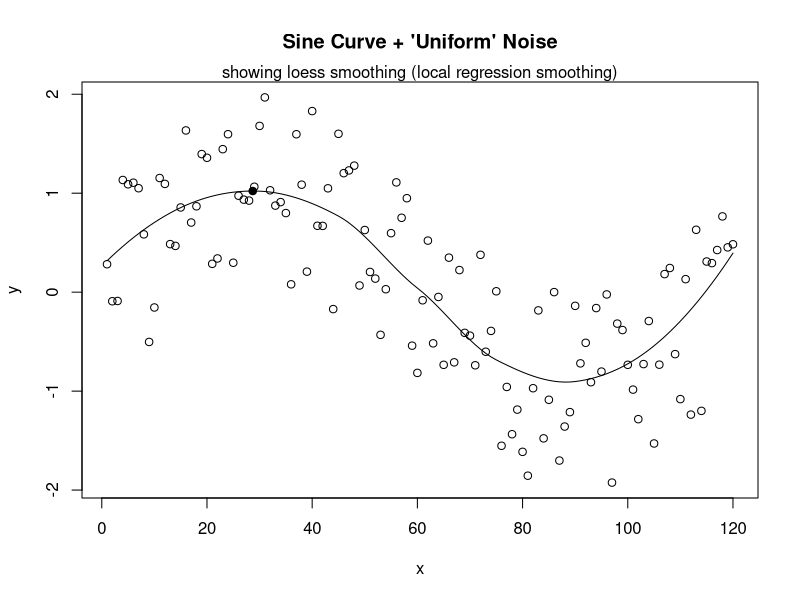

Recreate this plot in R.

period <- 120
x <- 1:120
y <- sin(2*pi*x/period) + runif(length(x),-1,1)

plot(x,y, main="Sine Curve + 'Uniform' Noise")
mtext("showing loess smoothing (local regression smoothing)")

y.loess <- loess(y ~ x, span=0.75, data.frame(x=x, y=y))

y.predict <- predict(y.loess, data.frame(x=x))


lines(x,y.predict)

peak <- optimize(function(x, model)
  predict(model, data.frame(x=x)),
  c(min(x),max(x)),
  maximum=TRUE,
  model=y.loess) 
points(peak$maximum,peak$objective,
                          pch=FILLED.CIRCLE<-19)




